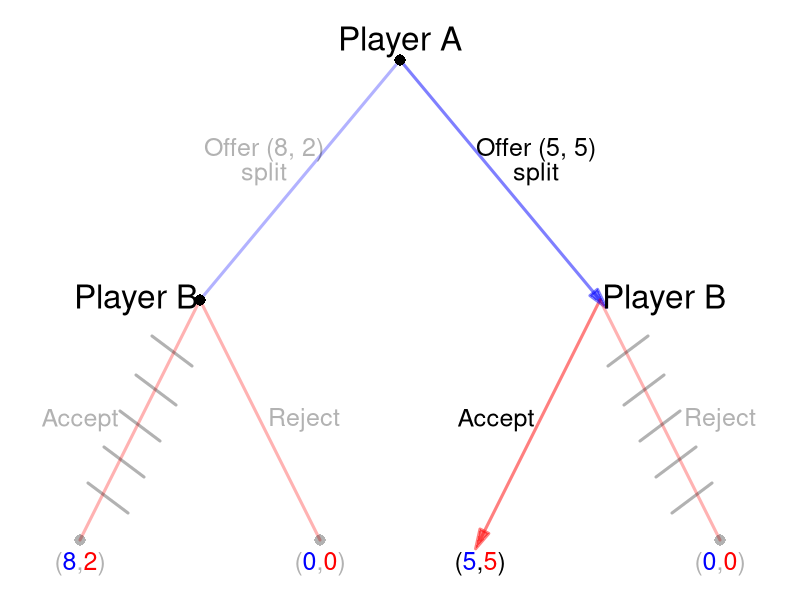

Write the R code that produced this figure.
require(shape)
pdf(file = "people/sequential_ultimatum_reciprocal.pdf", width = 9, height = 7)

#Set parameters for graphics
axislabelsize <- 1.5
labelsize <- 2
actionlabelsize <- 1.5
graphlinewidth <- 3
segmentlinewidth <- 2
nodesize <- 1.5
fadelevel <- 0.3

COL <- c("#7fc97f", "#beaed4", "#fdc086", "#ffff99", "#386cb0", "#f0027f", "#bf5b17", "#666666")
COLA <- c("#99d8c9","#66c2a4","#41ae76", "#238b45", "#005824")
COLB <- c("#4eb3d3", "#2b8cbe", "#0868ac","#084081")

par(mar =  c(0, 0, 0, 0))

xlims <- c(0, 10)
ylims <- c(0, 10)

npts <- 501 
x <- seq(xlims[1], xlims[2], length.out = npts)
y <- seq(ylims[1], ylims[2], length.out = npts) 

plot(0, 0, xlim = xlims, ylim = ylims, type = "n",
     xlab = expression(paste("")),
     ylab = expression(paste("")), 
     xaxt = "n", 
     yaxt = "n", 
     cex.lab = axislabelsize, 
     bty = "n",
     xaxs="i", 
     yaxs="i")

ticksy <- seq(from = 0, to = ylims[2], by = 2)
ylabels <- seq(from = 0, to = ylims[2], by = 2)
ticksx <- seq(from = 0, to = xlims[2], by = 2)
xlabels <- seq(from = 0, to = xlims[2], by = 2)

#Branches for Aram
#Offer (8, 2)
segments(5, 9, 2.5, 5, lty = 1, col = rgb(0, 0, 1, fadelevel), lwd = graphlinewidth)
#Offer (5, 5)
#segments(5, 9, 7.5, 5, lty = 1, col = rgb(0, 0, 1, fadelevel), lwd = graphlinewidth)

#Branches for Bina
#From A offer (8, 2)
#Bina Acept
Arrows(7.5, 5, 6, 1, col = rgb(1, 0, 0, 0.5), lty = 1, lwd = 3, arr.type = "triangle")
segments(2.5, 5, 1, 1, lty = 1, col = rgb(1, 0, 0, fadelevel), lwd = graphlinewidth)

#Branches for A (arrow)
#Offer (8, 2)

Arrows(5, 9, 7.5, 5, col = rgb(0, 0, 1, 0.5), lty = 1, lwd = 3, arr.type = "triangle")



#Bina Reject
segments(2.5, 5, 4, 1, lty = 1, col = rgb(1, 0, 0, fadelevel), lwd = graphlinewidth)

#From Aram offer (5, 5)
#Bina Accept
#segments(7.5, 5, 6, 1, lty = 1, col = rgb(1, 0, 0, fadelevel), lwd = graphlinewidth)

#Bina Reject
segments(7.5, 5, 9, 1, lty = 1, col = rgb(1, 0, 0, fadelevel), lwd = graphlinewidth)



#Initial node
points(5, 9, pch = 16, col = "black", cex = nodesize)

#P1 Nodes
points(2.5, 5, pch = 16, col = "black", cex = nodesize)
#points(7.5, 5, pch = 16, col = "black", cex = nodesize)

#P2 Terminal Nodes
points(1, 1, pch = 16, col = rgb(0,0,0,fadelevel), cex = nodesize)
points(4, 1, pch = 16, col = rgb(0,0,0,fadelevel), cex = nodesize)
#points(6, 1, pch = 16, col = "black", cex = nodesize)
points(9, 1, pch = 16, col = rgb(0,0,0,fadelevel), cex = nodesize)

text(5, 9.3, expression(paste("Player A")), cex = labelsize)

text(3.3, 7.5, expression(paste("Offer (8, 2)")), cex = actionlabelsize, col = rgb(0,0,0,fadelevel))
text(3.3, 7.1, expression(paste("split")), cex = actionlabelsize, col = rgb(0,0,0,fadelevel))
text(6.7, 7.5, expression(paste("Offer (5, 5)")), cex = actionlabelsize)
text(6.7, 7.1, expression(paste("split")), cex = actionlabelsize)


text(1.7, 5, expression(paste("Player B")), cex = labelsize)
text(1, 3, expression(paste("Accept")), cex = actionlabelsize, col = rgb(0,0,0,fadelevel))
text(3.8, 3, expression(paste("Reject")), cex = actionlabelsize, col = rgb(0,0,0,fadelevel))


text(8.3, 5, expression(paste("Player B")), cex = labelsize)
text(6.2, 3, expression(paste("Accept")), cex = actionlabelsize)
text(9, 3, expression(paste("Reject")), cex = actionlabelsize, col = rgb(0,0,0,fadelevel))


#Payoffs 
text(1, .6, expression("(" * phantom("8") * "," * phantom("2") * ")"), cex = actionlabelsize, col = rgb(0,0,0,fadelevel))
text(1, .6, expression(phantom("(") * "8" * phantom(",") * phantom("2") * phantom(")")), col = rgb(0, 0, 1, 1,fadelevel),  cex = actionlabelsize)
text(1, .6, expression(phantom("(") * phantom("8") * phantom(",") * "2" * phantom(")")), col = rgb(1, 0, 0, 1,fadelevel), cex = actionlabelsize)

text(4, .6, expression("(" * phantom("0") * "," * phantom("0") * ")"), cex = actionlabelsize, col = rgb(0,0,0,fadelevel))
text(4, .6, expression(phantom("(") * "0" * phantom(",") * phantom("0") * phantom(")")), col = rgb(0, 0, 1, 1,fadelevel),  cex = actionlabelsize)
text(4, .6, expression(phantom("(") * phantom("0") * phantom(",") * "0" * phantom(")")), col = rgb(1, 0, 0, 1,fadelevel), cex = actionlabelsize)

text(6, .6, expression("(" * phantom("5") * "," * phantom("5") * ")"), cex = actionlabelsize)
text(6, .6, expression(phantom("(") * "5" * phantom(",") * phantom("5") * phantom(")")), col = rgb(0, 0, 1, 1),  cex = actionlabelsize)
text(6, .6, expression(phantom("(") * phantom("5") * phantom(",") * "5" * phantom(")")), col = rgb(1, 0, 0, 1), cex = actionlabelsize)

text(9, .6, expression("(" * phantom("0") * "," * phantom("0") * ")"), cex = actionlabelsize, col = rgb(0,0,0,fadelevel))
text(9, .6, expression(phantom("(") * "0" * phantom(",") * phantom("0") * phantom(")")), col = rgb(0, 0, 1, 1,fadelevel),  cex = actionlabelsize)
text(9, .6, expression(phantom("(") * phantom("0") * phantom(",") * "0" * phantom(")")), col = rgb(1, 0, 0, 1,fadelevel), cex = actionlabelsize)


#Cutting branch plant late when A plants early
# segments(2.6, 3.9, 3.1, 4.4, lty = 1, col = rgb(0,0,0,fadelevel), lwd = graphlinewidth)
# segments(2.8, 3.25, 3.3, 3.75, lty = 1, col = rgb(0,0,0,fadelevel), lwd = graphlinewidth)
# segments(3, 2.65, 3.5, 3.15, lty = 1, col = rgb(0,0,0,fadelevel), lwd = graphlinewidth)
# segments(3.2, 2.05, 3.7, 2.55, lty = 1, col = rgb(0,0,0,fadelevel), lwd = graphlinewidth)
# segments(3.4, 1.45, 3.9, 1.95, lty = 1, col = rgb(0,0,0,fadelevel), lwd = graphlinewidth)


#Cutting branch plant late when A plants early
segments(7.6, 3.9, 8.1, 4.4, lty = 1, col = rgb(0,0,0,fadelevel), lwd = graphlinewidth)
segments(7.8, 3.25, 8.3, 3.75, lty = 1, col = rgb(0,0,0,fadelevel), lwd = graphlinewidth)
segments(8, 2.65, 8.5, 3.15, lty = 1, col = rgb(0,0,0,fadelevel), lwd = graphlinewidth)
segments(8.2, 2.05, 8.7, 2.55, lty = 1, col = rgb(0,0,0,fadelevel), lwd = graphlinewidth)
segments(8.4, 1.45, 8.9, 1.95, lty = 1, col = rgb(0,0,0,fadelevel), lwd = graphlinewidth)
 


#Cutting branch plant late when A plants
segments(2.4, 3.9, 1.9, 4.4, lty = 1, col = rgb(0,0,0,fadelevel), lwd = graphlinewidth)
segments(2.2, 3.25, 1.7, 3.75, lty = 1, col = rgb(0,0,0,fadelevel), lwd = graphlinewidth)
segments(2, 2.65, 1.5, 3.15, lty = 1, col = rgb(0,0,0,fadelevel), lwd = graphlinewidth)
segments(1.8, 2.05, 1.3, 2.55, lty = 1, col = rgb(0,0,0,fadelevel), lwd = graphlinewidth)
segments(1.6, 1.45, 1.1, 1.95, lty = 1, col = rgb(0,0,0,fadelevel), lwd = graphlinewidth)


dev.off()
